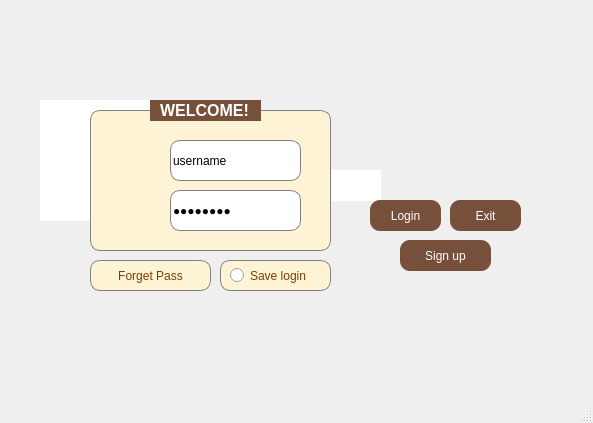
<?xml version="1.0" encoding="UTF-8"?>
<ui version="4.0">
 <class>MainWindow</class>
 <widget class="QMainWindow" name="MainWindow">
  <property name="geometry">
   <rect>
    <x>0</x>
    <y>0</y>
    <width>593</width>
    <height>423</height>
   </rect>
  </property>
  <property name="windowTitle">
   <string>Đăng nhập</string>
  </property>
  <widget class="QWidget" name="centralwidget">
   <widget class="QLabel" name="label">
    <property name="geometry">
     <rect>
      <x>0</x>
      <y>0</y>
      <width>591</width>
      <height>381</height>
     </rect>
    </property>
    <property name="styleSheet">
     <string notr="true">background-image: url(:/hen/anhnendep.png);</string>
    </property>
    <property name="text">
     <string/>
    </property>
    <property name="pixmap">
     <pixmap resource="../resources.qrc">:/login/images/anhnendep.png</pixmap>
    </property>
    <property name="scaledContents">
     <bool>true</bool>
    </property>
   </widget>
   <widget class="QLabel" name="label_2">
    <property name="geometry">
     <rect>
      <x>40</x>
      <y>100</y>
      <width>221</width>
      <height>121</height>
     </rect>
    </property>
    <property name="styleSheet">
     <string notr="true">background-color: rgb(255, 255, 255);</string>
    </property>
    <property name="text">
     <string/>
    </property>
   </widget>
   <widget class="QLabel" name="label_3">
    <property name="geometry">
     <rect>
      <x>270</x>
      <y>170</y>
      <width>111</width>
      <height>31</height>
     </rect>
    </property>
    <property name="styleSheet">
     <string notr="true">background-color: rgb(255, 255, 255);</string>
    </property>
    <property name="text">
     <string/>
    </property>
   </widget>
   <widget class="QLabel" name="label_4">
    <property name="geometry">
     <rect>
      <x>90</x>
      <y>110</y>
      <width>241</width>
      <height>141</height>
     </rect>
    </property>
    <property name="styleSheet">
     <string notr="true">background-color: rgb(254, 243, 213);
border-radius: 10px; border: 1px solid gray</string>
    </property>
    <property name="text">
     <string/>
    </property>
   </widget>
   <widget class="QLabel" name="label_5">
    <property name="geometry">
     <rect>
      <x>160</x>
      <y>90</y>
      <width>111</width>
      <height>41</height>
     </rect>
    </property>
    <property name="styleSheet">
     <string notr="true">font: 75 10pt &quot;Palatino Linotype&quot;;</string>
    </property>
    <property name="text">
     <string>&lt;html&gt;&lt;head/&gt;&lt;body&gt;&lt;p&gt;&lt;span style=&quot; font-size:12pt; font-weight:600; color:#ffffff;&quot;&gt;WELCOME!&lt;/span&gt;&lt;/p&gt;&lt;/body&gt;&lt;/html&gt;</string>
    </property>
   </widget>
   <widget class="QLabel" name="label_6">
    <property name="geometry">
     <rect>
      <x>150</x>
      <y>100</y>
      <width>111</width>
      <height>21</height>
     </rect>
    </property>
    <property name="styleSheet">
     <string notr="true">background-color: rgb(118, 80, 59);
</string>
    </property>
    <property name="text">
     <string/>
    </property>
   </widget>
   <widget class="QLineEdit" name="lineEditUserName">
    <property name="geometry">
     <rect>
      <x>170</x>
      <y>140</y>
      <width>131</width>
      <height>41</height>
     </rect>
    </property>
    <property name="styleSheet">
     <string notr="true">border-radius: 10px; border: 1px solid gray
</string>
    </property>
    <property name="text">
     <string>username</string>
    </property>
   </widget>
   <widget class="QLineEdit" name="lineEditPassword">
    <property name="geometry">
     <rect>
      <x>170</x>
      <y>190</y>
      <width>131</width>
      <height>41</height>
     </rect>
    </property>
    <property name="styleSheet">
     <string notr="true">border-radius: 10px; border: 1px solid gray
</string>
    </property>
    <property name="text">
     <string>password</string>
    </property>
    <property name="echoMode">
     <enum>QLineEdit::Password</enum>
    </property>
   </widget>
   <widget class="QLabel" name="label_9">
    <property name="geometry">
     <rect>
      <x>120</x>
      <y>140</y>
      <width>41</width>
      <height>41</height>
     </rect>
    </property>
    <property name="text">
     <string/>
    </property>
    <property name="pixmap">
     <pixmap resource="../resources.qrc">:/login/images/log.png</pixmap>
    </property>
    <property name="scaledContents">
     <bool>true</bool>
    </property>
   </widget>
   <widget class="QLabel" name="label_10">
    <property name="geometry">
     <rect>
      <x>120</x>
      <y>190</y>
      <width>41</width>
      <height>41</height>
     </rect>
    </property>
    <property name="text">
     <string/>
    </property>
    <property name="pixmap">
     <pixmap resource="../resources.qrc">:/login/images/hihi.png</pixmap>
    </property>
    <property name="scaledContents">
     <bool>true</bool>
    </property>
   </widget>
   <widget class="QPushButton" name="pushButtonLogin">
    <property name="geometry">
     <rect>
      <x>370</x>
      <y>200</y>
      <width>71</width>
      <height>31</height>
     </rect>
    </property>
    <property name="styleSheet">
     <string notr="true">background-color: rgb(118, 80, 59);
color: rgb(255, 255, 255);
font: 75 10pt &quot;Palatino Linotype&quot;;
border-radius: 10px;</string>
    </property>
    <property name="text">
     <string>Login</string>
    </property>
    <property name="icon">
     <iconset resource="../resources.qrc">
      <normaloff>:/login/images/in.png</normaloff>:/login/images/in.png</iconset>
    </property>
   </widget>
   <widget class="QPushButton" name="pushButtonExit">
    <property name="geometry">
     <rect>
      <x>450</x>
      <y>200</y>
      <width>71</width>
      <height>31</height>
     </rect>
    </property>
    <property name="styleSheet">
     <string notr="true">background-color: rgb(118, 80, 59);
color: rgb(255, 255, 255);
font: 75 10pt &quot;Palatino Linotype&quot;;
border-radius: 10px;</string>
    </property>
    <property name="text">
     <string>Exit</string>
    </property>
    <property name="icon">
     <iconset resource="../resources.qrc">
      <normaloff>:/login/images/out.png</normaloff>:/login/images/out.png</iconset>
    </property>
   </widget>
   <widget class="QRadioButton" name="radioButtonSaveLogin">
    <property name="geometry">
     <rect>
      <x>230</x>
      <y>240</y>
      <width>101</width>
      <height>71</height>
     </rect>
    </property>
    <property name="styleSheet">
     <string notr="true">font: 10pt &quot;Palatino Linotype&quot;;color:rgb(125, 62, 0)</string>
    </property>
    <property name="text">
     <string>Save login</string>
    </property>
   </widget>
   <widget class="QLabel" name="label_7">
    <property name="geometry">
     <rect>
      <x>220</x>
      <y>260</y>
      <width>111</width>
      <height>31</height>
     </rect>
    </property>
    <property name="styleSheet">
     <string notr="true">background-color: rgb(254, 243, 213);
border-radius: 10px; border: 1px solid gray</string>
    </property>
    <property name="text">
     <string/>
    </property>
   </widget>
   <widget class="QPushButton" name="pushButtonSignup">
    <property name="geometry">
     <rect>
      <x>400</x>
      <y>240</y>
      <width>91</width>
      <height>31</height>
     </rect>
    </property>
    <property name="styleSheet">
     <string notr="true">background-color: rgb(118, 80, 59);
color: rgb(255, 255, 255);
font: 75 10pt &quot;Palatino Linotype&quot;;
border-radius: 10px;</string>
    </property>
    <property name="text">
     <string>Sign up</string>
    </property>
    <property name="icon">
     <iconset resource="../resources.qrc">
      <normaloff>:/login/images/pass.png</normaloff>:/login/images/pass.png</iconset>
    </property>
   </widget>
   <widget class="QPushButton" name="pushButtonfprget">
    <property name="geometry">
     <rect>
      <x>90</x>
      <y>260</y>
      <width>121</width>
      <height>31</height>
     </rect>
    </property>
    <property name="styleSheet">
     <string notr="true">background-color: rgb(254, 243, 213);
border-radius: 10px; border: 1px solid gray;
font: 10pt &quot;Palatino Linotype&quot;;color:rgb(125, 62, 0)</string>
    </property>
    <property name="text">
     <string>Forget Pass</string>
    </property>
   </widget>
   <zorder>label</zorder>
   <zorder>label_2</zorder>
   <zorder>label_3</zorder>
   <zorder>label_4</zorder>
   <zorder>label_6</zorder>
   <zorder>label_5</zorder>
   <zorder>lineEditUserName</zorder>
   <zorder>lineEditPassword</zorder>
   <zorder>label_9</zorder>
   <zorder>label_10</zorder>
   <zorder>pushButtonLogin</zorder>
   <zorder>pushButtonExit</zorder>
   <zorder>label_7</zorder>
   <zorder>radioButtonSaveLogin</zorder>
   <zorder>pushButtonSignup</zorder>
   <zorder>pushButtonfprget</zorder>
  </widget>
  <widget class="QMenuBar" name="menubar">
   <property name="geometry">
    <rect>
     <x>0</x>
     <y>0</y>
     <width>593</width>
     <height>26</height>
    </rect>
   </property>
  </widget>
  <widget class="QStatusBar" name="statusbar"/>
 </widget>
 <resources>
  <include location="../resources.qrc"/>
 </resources>
 <connections/>
</ui>
